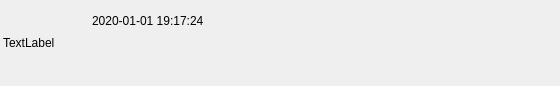
<?xml version="1.0" encoding="UTF-8"?>
<ui version="4.0">
 <class>MessageListWidgetItem</class>
 <widget class="QWidget" name="MessageListWidgetItem">
  <property name="geometry">
   <rect>
    <x>0</x>
    <y>0</y>
    <width>560</width>
    <height>86</height>
   </rect>
  </property>
  <property name="windowTitle">
   <string>Form</string>
  </property>
  <property name="layoutDirection">
   <enum>Qt::LeftToRight</enum>
  </property>
  <layout class="QHBoxLayout" name="horizontalLayout" stretch="1,5,1">
   <property name="leftMargin">
    <number>3</number>
   </property>
   <property name="topMargin">
    <number>3</number>
   </property>
   <property name="rightMargin">
    <number>3</number>
   </property>
   <property name="bottomMargin">
    <number>3</number>
   </property>
   <item>
    <widget class="QLabel" name="avatarLabel">
     <property name="minimumSize">
      <size>
       <width>80</width>
       <height>80</height>
      </size>
     </property>
     <property name="maximumSize">
      <size>
       <width>80</width>
       <height>80</height>
      </size>
     </property>
     <property name="text">
      <string>TextLabel</string>
     </property>
    </widget>
   </item>
   <item>
    <widget class="QWidget" name="widget" native="true">
     <layout class="QVBoxLayout" name="verticalLayout_2" stretch="0,0">
      <property name="leftMargin">
       <number>3</number>
      </property>
      <property name="topMargin">
       <number>3</number>
      </property>
      <property name="rightMargin">
       <number>3</number>
      </property>
      <property name="bottomMargin">
       <number>3</number>
      </property>
      <item>
       <widget class="QLabel" name="timeLabel">
        <property name="minimumSize">
         <size>
          <width>0</width>
          <height>30</height>
         </size>
        </property>
        <property name="maximumSize">
         <size>
          <width>16777215</width>
          <height>30</height>
         </size>
        </property>
        <property name="text">
         <string>2020-01-01 19:17:24</string>
        </property>
       </widget>
      </item>
      <item>
       <widget class="QWidget" name="contentWidget" native="true">
        <property name="sizePolicy">
         <sizepolicy hsizetype="Expanding" vsizetype="Expanding">
          <horstretch>0</horstretch>
          <verstretch>0</verstretch>
         </sizepolicy>
        </property>
        <layout class="QVBoxLayout" name="verticalLayout_3"/>
       </widget>
      </item>
     </layout>
    </widget>
   </item>
   <item>
    <spacer name="horizontalSpacer">
     <property name="orientation">
      <enum>Qt::Horizontal</enum>
     </property>
     <property name="sizeHint" stdset="0">
      <size>
       <width>40</width>
       <height>20</height>
      </size>
     </property>
    </spacer>
   </item>
  </layout>
 </widget>
 <resources/>
 <connections/>
</ui>
